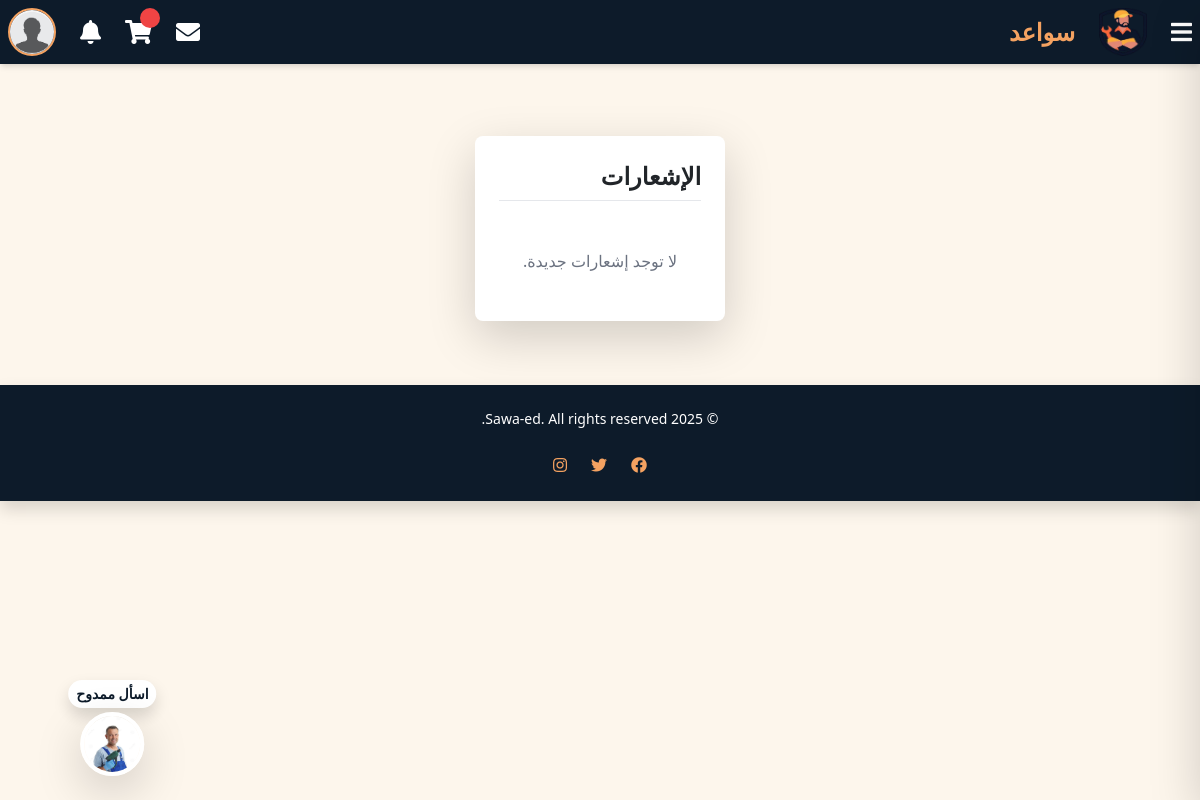
/notifications/ (signed in), run on an earlier commit of the app's database.
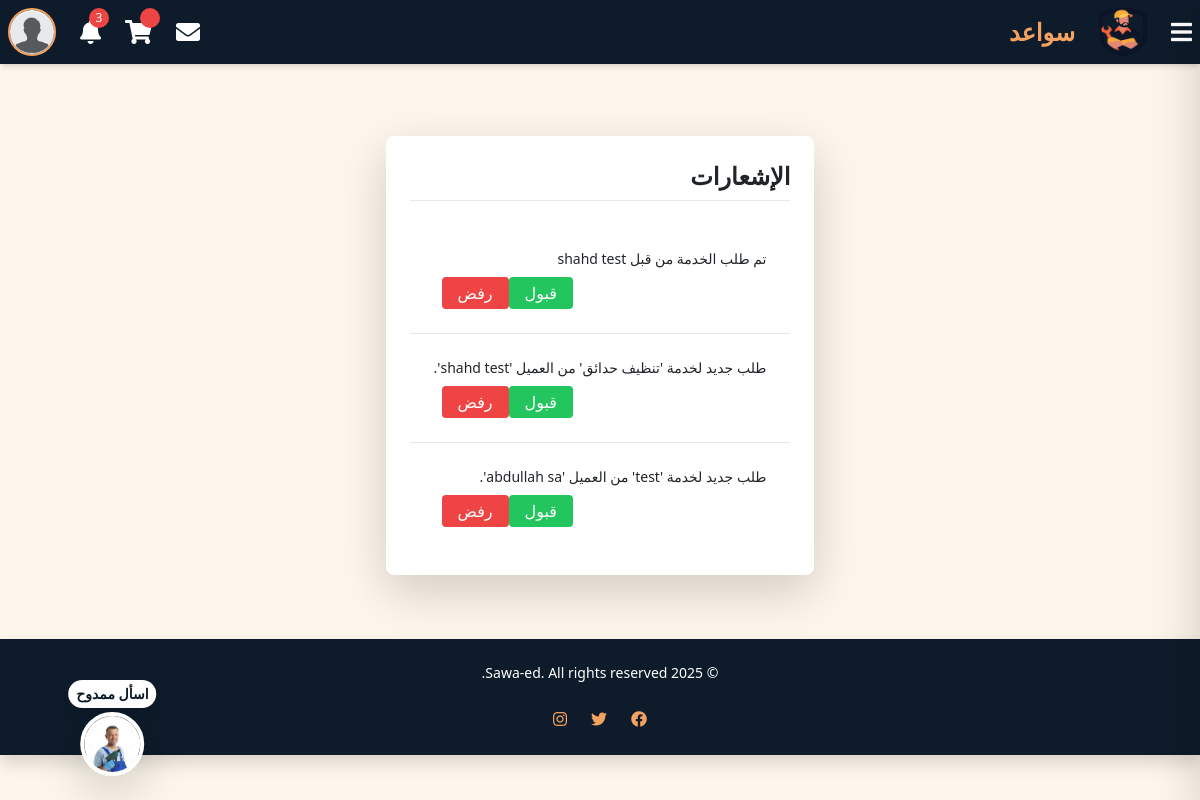
And on a later commit of the database.
### Sawaed_app/models.py (models this page shows, shortened)
class Notifications(models.Model):
    recipient = models.ForeignKey(
        settings.AUTH_USER_MODEL,
        null=True,
        blank=True,
        on_delete=models.SET_NULL,
        related_name="notifications"
        )
    actor = models.ForeignKey(
        settings.AUTH_USER_MODEL,
        null=True,
        blank = True,
        on_delete=models.SET_NULL,
        related_name="actor_notification"
        )
    verb = models.CharField(max_length=40, null=True)
    service_order = models.ForeignKey(
            ServiceOrder,
            on_delete=models.CASCADE,
            null=True,
            blank=True,
            related_name="notifications"
        )
    message = models.TextField(null=True)
    is_read = models.BooleanField(default=False)
    created_at = models.DateTimeField(auto_now_add=True)
    updated_at = models.DateTimeField(auto_now=True)

### Sawaed_app/views.py (the view)
# urls.py: path('notifications/', views.notifications_view, name='notifications'),
@login_required
def notifications_view(request):
    notifications = Notifications.objects.filter(recipient=request.user, is_read=False).order_by('-created_at')
    context= {
        'notifications': notifications
        }
    return render(request, 'notifications.html',context)

### Sawaed_app/context_processors.py (called while the page is built)
def notifications_processor(request):
    if request.user.is_authenticated:
        all_notifications = Notifications.objects.filter(recipient=request.user).order_by('-created_at')
        notifications = all_notifications[:10]
        unread_notifications_count =all_notifications.filter(is_read=False).count()
        return {
            'notifications': notifications,
            'unread_notifications_count': unread_notifications_count,
        }
    return {}

### Sawaed_app/templates/notifications.html (shortened to what this page needs)
{% extends 'index.html' %}
{% block content %}
{% load static %}
    <div class="max-w-2xl mx-auto mt-10 p-6 bg-white rounded-lg shadow-lg">
        <h2 class="text-2xl font-bold mb-4 text-right border-b pb-2">الإشعارات</h2>
        <ul class="overflow-y-auto max-h-96 divide-y">
            {% for notification in notifications %}
            <li class="p-4 hover:bg-[#fdf6ec]">
                {% if user.user_type == "handyman" %}
                <div class="flex flex-col space-y-2">
                    <p class="text-sm">{{ notification.message }}</p>
                    <div class="flex justify-end space-x-2">
                        <form method="post" action="{% url 'update_order_status' notification.service_order.id 'confirmed' %}">
                            <button type="submit"
                                class="bg-green-500 text-white px-3 py-1 rounded hover:bg-green-600 transition">
                                قبول
                            </button>
                        </form>
                        <form method="post" action="{% url 'update_order_status' notification.service_order.id 'rejected' %}">
                            <button type="submit"
                                class="bg-red-500 text-white px-3 py-1 rounded hover:bg-red-600 transition">
                                رفض
                            </button>
                        </form>
                    </div>
                </div>
                {% elif user.user_type == "client" %}
                <p class="text-sm">{{ notification.message }}</p>
                {% endif %}
            </li>
            {% empty %}
            <li class="p-4 text-gray-500 text-center">لا توجد إشعارات جديدة.</li>
            {% endfor %}
        </ul>
    </div>
    {% endblock %}

### Sawaed_app/templates/index.html (shortened to what the changed rows need)
  {% load static %}
  <!DOCTYPE html>
  <html lang="ar" dir="rtl">
  <head>
    <link href="https://cdnjs.cloudflare.com/ajax/libs/font-awesome/5.15.4/css/all.min.css" rel="stylesheet">
      <script src="https://cdn.tailwindcss.com"></script>
      <link rel="stylesheet" href="https://cdnjs.cloudflare.com/ajax/libs/bootstrap/5.1.3/css/bootstrap.min.css" />
      <link rel="stylesheet" href="{% static 'css/style.css' %}">
      <link href="https://cdnjs.cloudflare.com/ajax/libs/font-awesome/5.15.4/css/all.min.css" rel="stylesheet">
  </head>
  <body class="bg-[#fdf6ec]">
      <nav class="bg-[#0d1b2a] shadow-md p-2 flex justify-between items-center text-white">
        <div class="flex items-center gap-6">
            {% if user.is_authenticated %}
            <div class="relative">
              <button id="notificationsButton" class="text-white hover:text-[#f4a261] transition relative">
                  <i class="fas fa-bell text-2xl"></i>
                  {% if unread_notifications_count > 0 %}
                  <span class="absolute -top-2 -right-2 bg-red-500 text-white text-xs rounded-full w-5 h-5 flex items-center justify-center">
                      {{ unread_notifications_count }}
                  </span>
                  {% endif %}
              </button>
            </div>
            {% endif %}
        </div>
    </nav>
      <main class="flex flex-col items-center justify-center p-8">
          {% block content %}{% endblock %}
      </main>
  </body>
  </html>

What changed in the data, as far as the page shows it:
added Notifications: message "تم طلب الخدمة من قبل shahd test"
added Notifications: message "طلب جديد لخدمة 'تنظيف حدائق' من العميل 'shahd test'."
added Notifications: message "طلب جديد لخدمة 'test' من العميل 'abdullah sa'."
Also different on the page:
{{ unread_notifications_count }}: (not shown) → "3"
text no longer shown: "لا توجد إشعارات جديدة."
